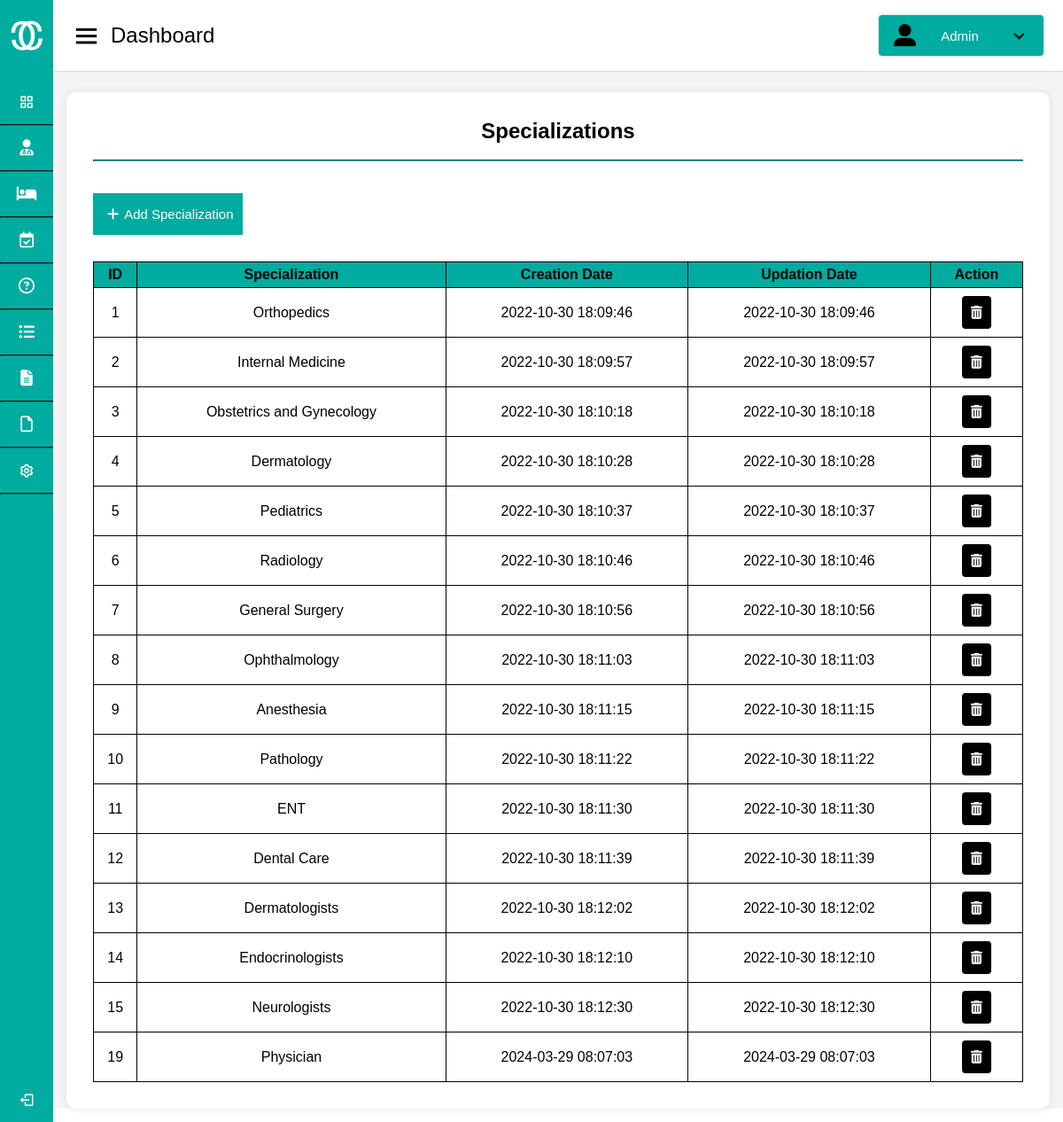
The page /Admin/specializations.php on the database its author committed.
### tables this page shows
CREATE TABLE `doctorspecilization` (
  `id` int(11) NOT NULL,
  `specialization` varchar(255) DEFAULT NULL,
  `creationDate` timestamp NULL DEFAULT current_timestamp(),
  `updationDate` timestamp NULL DEFAULT NULL ON UPDATE current_timestamp()
);

### Admin/specializations.php (the view, shortened to what this page needs)
<!DOCTYPE html>
<html lang="en" dir="ltr">
  <head>
    <link rel="stylesheet" href="style.css" />
    <link href="https://unpkg.com/boxicons@2.0.7/css/boxicons.min.css" rel="stylesheet" />
  </head>
  <body onload="onload()">
    <div class="sidebar">
      <div class="logo-details">
        <img src="logo.png" alt="logo">
        <span class="logo_name">CureConnect</span>
      </div>
      <ul class="nav-links">
        <li>
          <a href="index.html" >
            <i class="bx bx-grid-alt"></i>
            <span class="links_name">Dashboard</span>
          </a>
        </li>
        <hr>
        <li>
          <a href="doctors.php">
            <i class="fa-solid fa-user-doctor"></i>
            <span class="links_name">Doctors</span>
          </a>
          </li>
          <hr>
        <li>
          <a href="patients.php">
            <i class="fa-solid fa-bed"></i>
            <span class="links_name">Patients</span>
          </a>
        </li>
        <hr>
        <li>
          <a href="appointments.php">
            <i class="fa-regular fa-calendar-check"></i>
            <span class="links_name">Appointments</span>
          </a>
        </li>
        <hr>
        <li>
          <a href="queries.php">
            <i class="fa-regular fa-circle-question"></i>
            <span class="links_name">Queries</span>
          </a>
        </li>
        <hr>
        <li>
          <a href="session-logs.html">
            <i class="fa-solid fa-list-ul"></i>
            <span class="links_name">Session logs</span>
          </a>
        </li>
        <hr>
        <li>
          <a href="report.html">
            <i class="fa-solid fa-file-lines"></i>
            <span class="links_name">Reports</span>
          </a>
        </li>
        <hr>
        <li>
          <a href="pages.html">
            <i class="fa-regular fa-file"></i>
            <span class="links_name">Pages</span>
          </a>
        </li>
        <hr>
        <li>
          <a href="settings.html">
            <i class="bx bx-cog"></i>
            <span class="links_name">Settings</span>
          </a>
        </li>
        <hr>
        <li class="log_out">
          <a href="#">
            <i class="bx bx-log-out"></i>
            <span class="links_name">Log out</span>
          </a>
        </li>
      </ul>
    </div>
    <section class="home-section">
      <nav>
        <div class="sidebar-button">
          <i class="bx bx-menu sidebarBtn"></i>
          <span class="dashboard">Dashboard</span>
        </div>
        <button class="profile-details dropbtn dropdown" onclick="toggleDropdown()">
          <i class="fa-solid fa-user-large"></i>
          <span class="admin_name">Admin</span>
          <i class="bx bx-chevron-down"></i>
        </button>
      </nav>
      <div class="home-content">
              <div class="main ">
                <div class="main-head">
            <h2>Specializations</h2><br><hr><br><br>
            <a href="add-specialization.html"><button><i class="fa-solid fa-plus"></i>Add Specialization</button></a>
            </div>
          <div class="table-container">
<table>
  <tr>
      <th>ID</th>
      <th>Specialization</th>
      <th>Creation Date</th>
      <th>Updation Date</th>
      <th>Action</th>
    </tr>
  <?php
$servername = "localhost";
$username = "root";
$password = '';
$dbname = "hms";
$conn = new mysqli($servername, $username, $password, $dbname);
$sql = "SELECT * FROM doctorspecilization ";
$result = $conn->query($sql);
if ($result->num_rows > 0) {
    while ($row = $result->fetch_assoc()) {
        echo "<tr>";
        echo "<td>" . $row['id'] . "</td>";;
        echo "<td>" . $row['specialization'] . "</td>";
        echo "<td>" . $row['creationDate'] . "</td>";
        echo "<td>" . $row['updationDate'] . "</td>";
        echo "<td>
                <a href='delete_specia.php? deleteid=".$row['id']."'>
                <button class='delete'><i class='fas fa-trash-can'></i></button>
                </a>
              </td>";
        echo "</tr>";
    }
} else {
    echo "<tr><td colspan='7'>No appointments found</td></tr>";
}
?>
</table>
</div>
              </div>
              </div>
  </body>
</html>

### Admin/style.css (style rules this page uses)
:root { --light-primary-color: white; --light-secondary-color: #6c757d; --light-main-color: #00ab9f; }
* { margin: 0; padding: 0; box-sizing: border-box; font-family: 'Poppins', sans-serif; text-decoration: none; }
.sidebar { position: fixed; height: 100%; width: 240px; background: #00ab9f; transition: all 0.5s ease; }
.light-mode .sidebar hr { border-color: #15706a; }
.sidebar .logo-details { height: 80px; display: flex; align-items: center; }
.sidebar .logo-details img { width: 40px; height: auto; margin: 10px; }
.sidebar .logo-details .logo_name { color: #fff; font-size: 24px; font-weight: 500; }
.sidebar .nav-links { margin-top: 10px; }
.sidebar .nav-links li { position: relative; list-style: none; height: 50px; }
.sidebar .nav-links li a { color: white; }
.light-mode .sidebar .nav-links li a { background-color: #00ab9f; }
.sidebar .nav-links li a { height: 100%; width: 100%; display: flex; align-items: center; }
.sidebar .nav-links li i { min-width: 60px; text-align: center; font-size: 18px; }
.sidebar .nav-links li a .links_name { font-size: 15px; font-weight: 400; white-space: nowrap; }
.sidebar .nav-links .log_out { position: absolute; bottom: 0; width: 100%; }
.light-mode .home-section { background: #f5f5f5; }
.home-section { position: relative; min-height: 100vh; width: calc(100% - 240px); left: 240px; transition: all 0.5s ease; }
.light-mode .home-section nav { background: #fff; }
.home-section nav { display: flex; justify-content: space-between; height: 80px; display: flex; align-items: center; position: fixed; width: calc(100% - 240px); left: 240px; z-index: 100; padding: 0 20px; box-shadow: 0 1px 1px rgba(0, 0, 0, 0.1); transition: all 0.5s ease; }
.home-section nav .sidebar-button { display: flex; align-items: center; font-size: 24px; font-weight: 500; }
nav .sidebar-button i { font-size: 35px; margin-right: 10px; }
.profile-details { position: relative; }
.dropbtn { cursor: pointer; }
.light-mode .home-section nav .profile-details { background: #00ab9f; border-color: #EFEEF1; }
.home-section nav .profile-details { display: flex; align-items: center; color: white; border: 2px solid; border-radius: 6px; height: 50px; min-width: 190px; padding: 0 15px 0 2px; justify-content: space-between; }
nav .profile-details .admin_name { font-size: 15px; font-weight: 500; margin: 0 10px; white-space: nowrap; padding-left: 10px; }
nav .profile-details i { padding-left: 15px; font-size: 25px; color: black; }
.home-section .home-content { position: relative; padding-top: 104px; }
@media (max-width: 1240px) { .sidebar { width: 60px; } }
@media (max-width: 1240px) { .home-section { width: calc(100% - 60px); left: 60px; } }
@media (max-width: 1240px) { .home-section nav { width: calc(100% - 60px); left: 60px; } }
.light-mode .main { background-color: white; }
.main { margin: 15px; margin-top: 0; padding: 30px; box-shadow: 0px 0px 10px rgba(0, 0, 0, 0.1); border-radius: 10px; }
.light-mode .main button { background-color: #00ab9f; color: white; }
.main button { font-size: 15px; font-weight: 500; border: none; padding: 10px; grid-column: span 2; }
.main h2 { text-align: center; }
.main hr { border-color: #00ab9f; }
.main-head { display: block; width: 100%; }
.main table { width: 100%; border-collapse: collapse; }
.main th, .main td { border: 1px solid black; padding: 5px; text-align: center; text-overflow: auto; padding: 5px; white-space: nowrap; }
.main th { background-color: #00ab9f; color: black; }
.main tr button { ; padding: 3px auto auto; border: none; border-radius: 4px; margin: 4px; }
.table-container { overflow-y: auto; }
.light-mode .main tr button.delete { background-color: black; }
.main-head button { margin-bottom: 30px; }
.main-head i { padding: 6px; }

### rows shown on the page
doctorspecilization: id "1", specialization "Orthopedics", creationDate "2022-10-30 18:09:46", updationDate "2022-10-30 18:09:46"
doctorspecilization: id "2", specialization "Internal Medicine", creationDate "2022-10-30 18:09:57", updationDate "2022-10-30 18:09:57"
doctorspecilization: id "3", specialization "Obstetrics and Gynecology", creationDate "2022-10-30 18:10:18", updationDate "2022-10-30 18:10:18"
doctorspecilization: id "4", specialization "Dermatology", creationDate "2022-10-30 18:10:28", updationDate "2022-10-30 18:10:28"
doctorspecilization: id "5", specialization "Pediatrics", creationDate "2022-10-30 18:10:37", updationDate "2022-10-30 18:10:37"
doctorspecilization: id "6", specialization "Radiology", creationDate "2022-10-30 18:10:46", updationDate "2022-10-30 18:10:46"
doctorspecilization: id "7", specialization "General Surgery", creationDate "2022-10-30 18:10:56", updationDate "2022-10-30 18:10:56"
doctorspecilization: id "8", specialization "Ophthalmology", creationDate "2022-10-30 18:11:03", updationDate "2022-10-30 18:11:03"
doctorspecilization: id "9", specialization "Anesthesia", creationDate "2022-10-30 18:11:15", updationDate "2022-10-30 18:11:15"
doctorspecilization: id "10", specialization "Pathology", creationDate "2022-10-30 18:11:22", updationDate "2022-10-30 18:11:22"
doctorspecilization: id "11", specialization "ENT", creationDate "2022-10-30 18:11:30", updationDate "2022-10-30 18:11:30"
doctorspecilization: id "12", specialization "Dental Care", creationDate "2022-10-30 18:11:39", updationDate "2022-10-30 18:11:39"
doctorspecilization: id "13", specialization "Dermatologists", creationDate "2022-10-30 18:12:02", updationDate "2022-10-30 18:12:02"
doctorspecilization: id "14", specialization "Endocrinologists", creationDate "2022-10-30 18:12:10", updationDate "2022-10-30 18:12:10"
doctorspecilization: id "15", specialization "Neurologists", creationDate "2022-10-30 18:12:30", updationDate "2022-10-30 18:12:30"
doctorspecilization: id "19", specialization "Physician", creationDate "2024-03-29 08:07:03", updationDate "2024-03-29 08:07:03"
